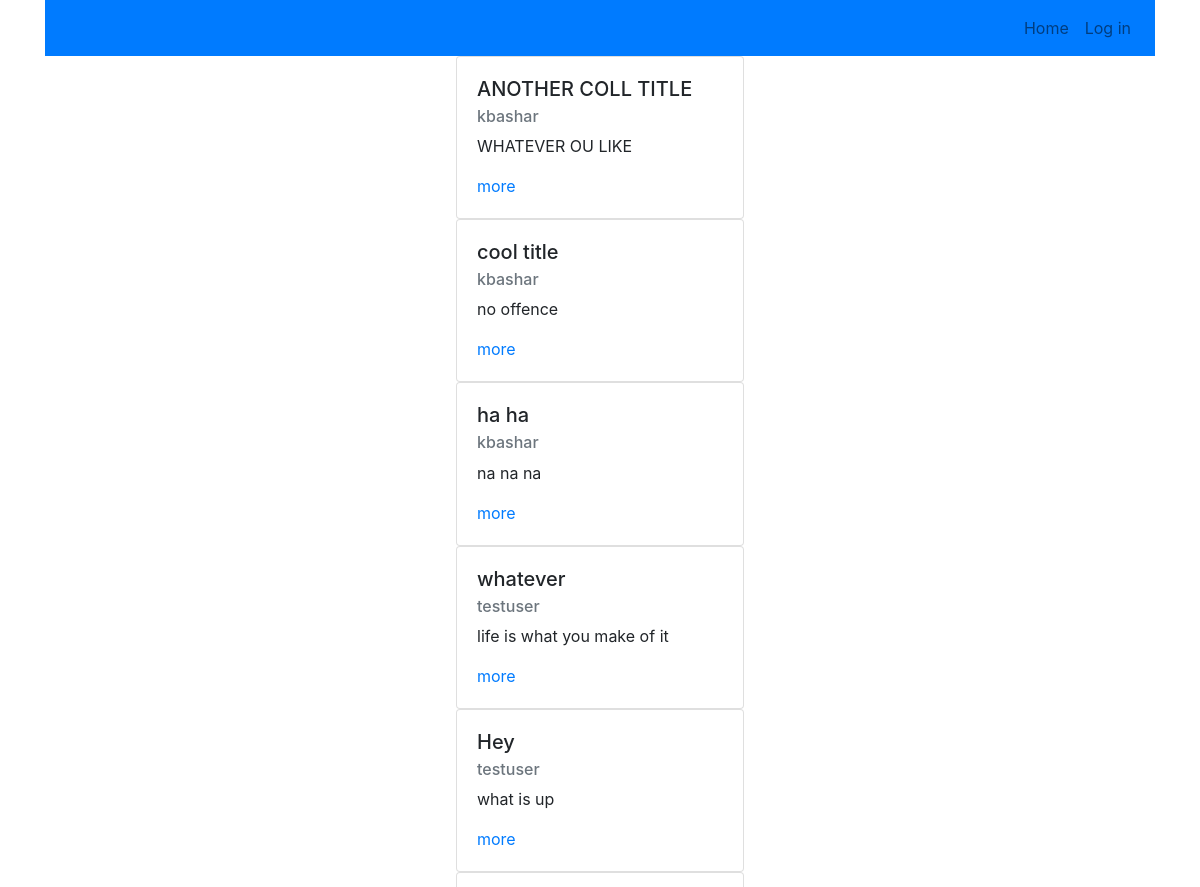
The page /blog/ (upper part) on the database as committed earlier.
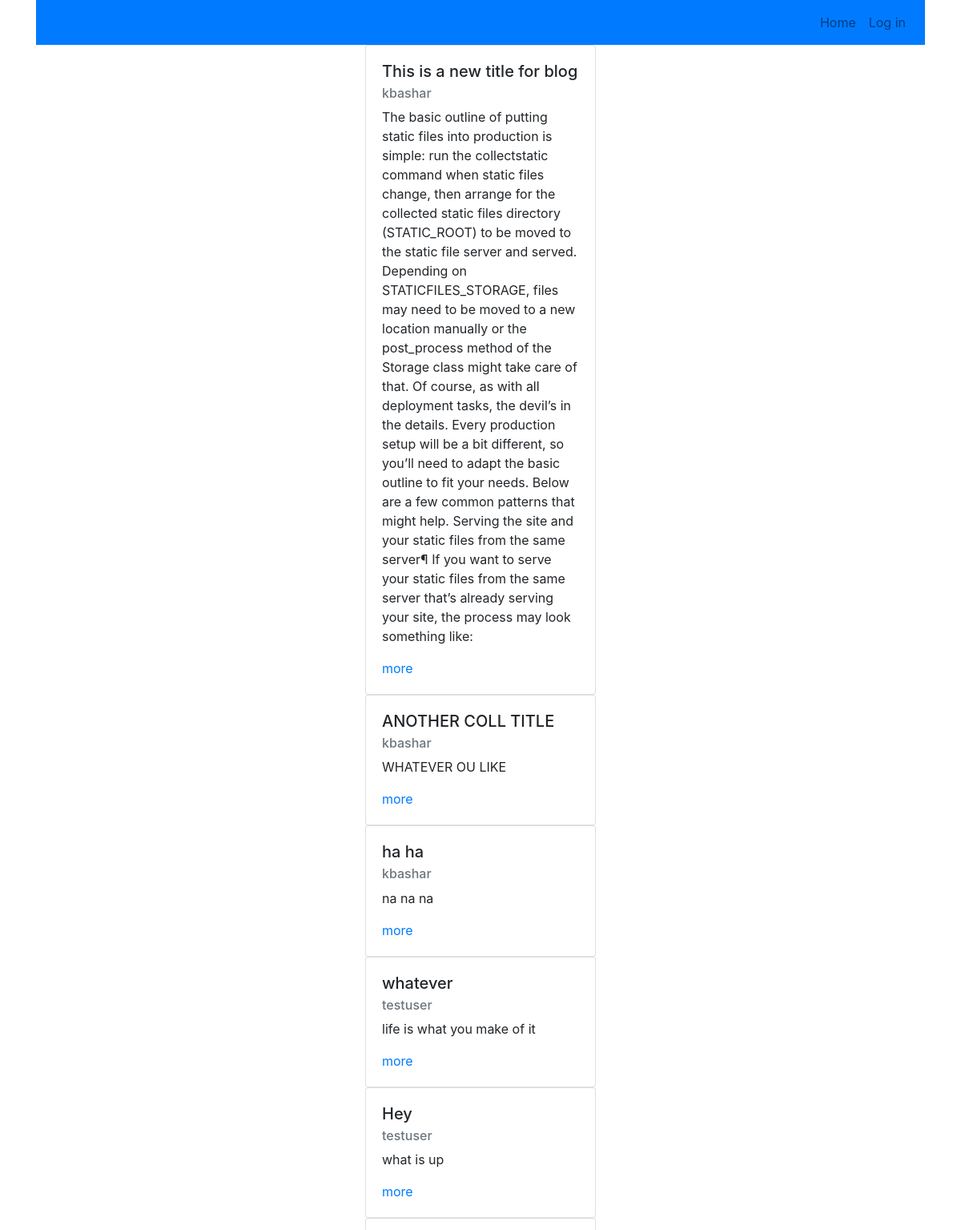
The same page on the database as committed later.
### content/models.py (models this page shows, shortened)
class Blog(models.Model):
    title = models.CharField(max_length=100)
    date_published = models.DateTimeField(auto_now=True)
    content = models.CharField(max_length=1000)
    author = models.ForeignKey(User, on_delete=models.CASCADE)
    class Meta:
        ordering = ['-date_published']

### content/views.py (the view)
# urls.py: path('blog/', BlogList.as_view(), name="home"),
class BlogList(ListView):
    model = Blog
    template_name = "content/bloglist.html"

### content/templates/content/bloglist.html
{% extends 'content/base.html' %}
{% block content %}
	{% for blog in object_list %}
        <div class="row justify-content-center">
<div class="card" style="width: 18rem;">
  <div class="card-body">
    <h5 class="card-title">{{ blog.title }}</h5>
    <h6 class="card-subtitle mb-2 text-muted">{{blog.author}}</h6>
    <p class="card-text">{{blog.content}}</p>
    <a href="{% url 'blog_detail' blog.id %}" class="card-link">more</a>
  </div>
</div>
        </div>
       {% endfor %}
{% endblock %}

### content/templates/content/base.html (shortened to what this page needs)
<html>
    <head>
        {% load static %}
        <link rel="stylesheet" href="https://stackpath.bootstrapcdn.com/bootstrap/4.1.3/css/bootstrap.min.css">
    </head>
    <body>
        <div class="container">
            <nav class="navbar navbar-expand-lg sticky-top navbar-light bg-primary">
                <ul class="navbar-nav ml-auto mt-2 mt-lg-0">
                    <li class="nav-item">
                        <a class="nav-link" href="{% url "home" %}">Home</a></li>
                    {% if user.is_authenticated %}
                    <li class="nav-item">
                        <a class="nav-link" href="{% url "blog_create" %}">Create </a> </li>
                    <li class="nav-item">
                        <a class="nav-link" href="{% url "logout" %}">Log out</a>
                    </li>
                    {% else %}
                    <li class="nav-item">
                        <a class="nav-link" href="{% url "login" %}">Log in</a> </li>
                    {% endif %}
                </ul>
            </nav>
        </div>
        <div class="container">
            {% block content %}
            {% endblock %}
        </div>
    </body>
</html>

Rows that differ between the two databases and show on the page:
removed Blog: title "cool title", author "kbashar", content "no offence"
added Blog: title "This is a new title for blog", author "kbashar", content "The basic outline of putting static files into production is simple: run the collectstatic command when static files change, then arrange for the collected static files directory (STATIC_ROOT) to be moved to the static file server and served. Depending on STATICFILES_STORAGE, files may need to be moved to a new location manually or the post_process method of the Storage class might take care of that. Of course, as with all deployment tasks, the devil’s in the details. Every production setup will be a bit different, so you’ll need to adapt the basic outline to fit your needs. Below are a few common patterns that might help. Serving the site and your static files from the same server¶ If you…"
